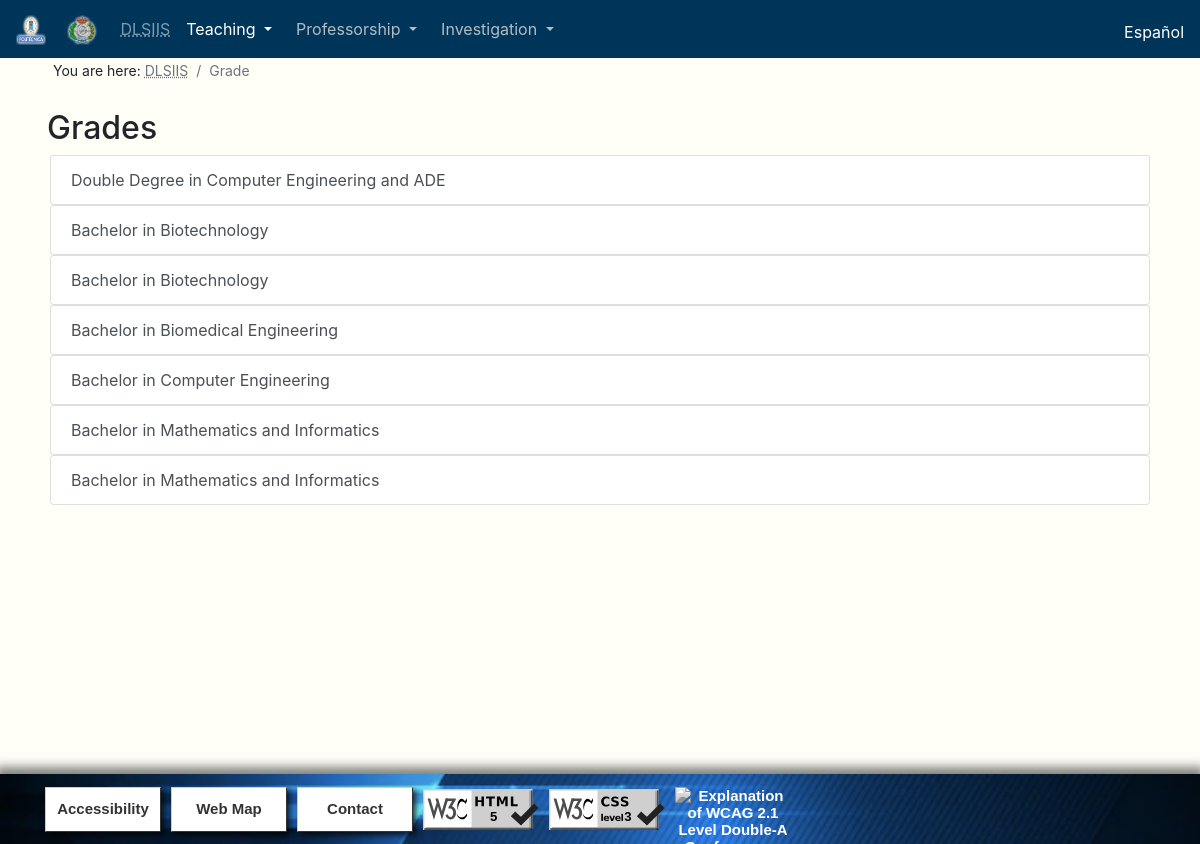
Page /Grado.php?language=en on the committed database.
### tables this page shows
CREATE TABLE `titulaciones` (
  `nombre` text NOT NULL,
  `codigo_titulo` varchar(4) NOT NULL,
  `codigo_subtipo` varchar(3) NOT NULL,
  `url_asignaturas` text NOT NULL,
  `tiene_asignaturas` tinyint(1) NOT NULL DEFAULT '0'
);

### Grado.php (the view, shortened to what this page needs)
<!DOCTYPE html>
<?php
$idioma = $_SESSION["language"];
?>
<html lang="<?php echo $idioma;?>">
  <head>
    <link href = "css/Style.css" rel="stylesheet">
    <link rel="stylesheet" href="https://stackpath.bootstrapcdn.com/bootstrap/4.4.1/css/bootstrap.min.css"
>
  </head>
  <body style="background-color: #FFFEF7;">
    <nav class="navbar navbar-expand-sm navbar-dark fixed-top" style="background-color: #00355A;">
      <div class="mr-auto">
        <a class="navbar-brand" href="https://www.upm.es/" title="www.upm.es">
          <img src="Pictures/UPM.png" width="30" height="30" alt="LogoUPM">
        </a>
        <a class="navbar-brand" href="https://www.fi.upm.es/" title="www.fi.upm.es">
            <img src="Pictures/FI.png" width="30" height="30" alt="LogoFI">
        </a>
      </div>
      <div class="collapse navbar-collapse" id="collapsibleNavbar">
        <div class="navbar-nav-scroll">
          <ul class="navbar-nav">
            <li class="nav-item" style="color:#B3BCC3;">
              <a class="nav-link" href="index.php"><abbr title="<?php echo $dlsiis; ?>">DLSIIS</abbr></a>
            </li>
            <li class="nav-item dropdown active">
              <a class="nav-item nav-link dropdown-toggle mr-md-2" href="#" id="bd-versions1" data-toggle="dropdown" aria-haspopup="true" aria-expanded="false">
                <?php echo $docencia; ?>
              </a>
            </li>
            <li class="nav-item dropdown">
              <a class="nav-item nav-link dropdown-toggle mr-md-2" href="#" style="color:#B3BCC3;" id="bd-versions2" data-toggle="dropdown" aria-haspopup="true" aria-expanded="false">
                <?php echo $profesorado; ?>
              </a>
            </li>
            <li class="nav-item dropdown">
              <a class="nav-item nav-link dropdown-toggle mr-md-2" href="#" style="color:#B3BCC3;" id="bd-versions3" data-toggle="dropdown" aria-haspopup="true" aria-expanded="false">
                <?php echo $investigacion; ?>
              </a>
            </li>
          </ul>
        </div>
        <ul class="navbar-nav ml-md-auto">
          <li><div class="mr-auto" style="display: inline-flex; padding-top: 6px;">
             <?php echo $bandera; ?>
          </div></li>
        </ul>
      </div>
    </nav>
    <br>
    <br>
    <nav aria-label="breadcrumb">
      <ol class="migas_de_pan breadcrumb" style="background-color: #FFFEF7;">
        <li style="padding-right: 4px;"><?php echo $usted; ?></li>
        <li class="breadcrumb-item active" aria-current="page"><abbr title="<?php echo $dlsiis; ?>">DLSIIS</abbr></li>
        <li class="breadcrumb-item active" aria-current="page"><?php echo $grado; ?></li>
      </ol>
    </nav>
    <div class="container-fluid">
      <h1 class="titulo1" style="margin-left:32px;"><?php echo $grado; ?>s</h1>
      <?php
      require_once ('loginBD.php');
      $sql_titulos = "SELECT * FROM titulaciones where codigo_subtipo='GRA' ORDER BY `titulaciones`.`nombre` ASC";
      if (mysqli_query($conn, $sql_titulos)) {
        $result_titulos = mysqli_query($conn, $sql_titulos);
      }
      else {
        echo "Error: ".$sql_titulos ."<br>".mysqli_error($conn);
      }
      $sql_titulo_espanol = "SELECT * FROM titulo_espanol_ingles";
      if (mysqli_query($conn, $sql_titulo_espanol)) {
        $result_titulo_espanol = mysqli_query($conn, $sql_titulo_espanol);
      }
      else {
        echo "Error: ".$sql_titulo_espanol ."<br>".mysqli_error($conn);
      }
      $list = 0;
      $arrayUrl = array();
      $arrayNombre = array();
      echo '<ul class="lista_titulos">';
      while ($row_titulos =mysqli_fetch_array($result_titulos)) {
        echo '<li>';
        mysqli_data_seek($result_titulo_espanol, 0);
        while ($row_titulo_espanol =mysqli_fetch_array($result_titulo_espanol)) {
          if ($row_titulos['codigo_titulo'] == $row_titulo_espanol['codigo_titulo']){
						if ($idioma == "en") {
							$arrayUrl[$list] = $row_titulo_espanol['url_ingles'];
							$arrayNombre[$list] = utf8_encode($row_titulo_espanol['nombre_ingles']);
						}
						else {
							$arrayUrl[$list] = $row_titulo_espanol['url_espanol'];
							$arrayNombre[$list] = utf8_encode($row_titulo_espanol['nombre_espanol']);
						}
          }
        }
        echo '<div class="col-12" style="width:100%;" role="tablist">
                <a class="list-group-item list-group-item-action" id="list-'.$list.'-list"
                data-toggle="collapse" href="#list-'.$list.'" role="button">
                '.$arrayNombre[$list].'
                </a>
              </div>';
        $list++;
      }
      echo '</ul>';
      ?>
    </div>
    <br><br>
    <?php include ("footer.php"); ?>
	</body>
 </html>

### css/Style.css (style rules this page uses)
html { position: relative; min-height: 100%; }
body { padding-bottom: 100px; }
.migas_de_pan { margin-left: 37px; font-size: 14px; }
.lista_titulos { list-style: none; width: 100%; margin-left: -20px; }
.titulo1 { font-size: 2em; }

### rows in the picture
titulaciones: list "Double Degree in Computer Engineering and ADE"
titulaciones: list "Bachelor in Biotechnology"
titulaciones: list "Bachelor in Biotechnology"
titulaciones: list "Bachelor in Biomedical Engineering"
titulaciones: list "Bachelor in Computer Engineering"
titulaciones: list "Bachelor in Mathematics and Informatics"
titulaciones: list "Bachelor in Mathematics and Informatics"

### other values in the picture
$docencia "Teaching"
$profesorado "Professorship"
$investigacion "Investigation"
$usted "You are here:"
$grado "Grade"
$accesibilidad "Accessibility"
$mapaweb "Web Map"
$contacto "Contact"
